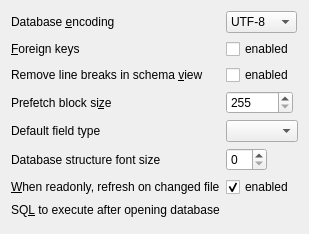
     <widget class="QWidget" name="tab">
      <attribute name="title">
       <string>&amp;Database</string>
      </attribute>
      <layout class="QVBoxLayout" name="verticalLayout_10">
       <item>
        <layout class="QFormLayout" name="formLayout">
         <property name="fieldGrowthPolicy">
          <enum>QFormLayout::FieldsStayAtSizeHint</enum>
         </property>
         <item row="0" column="0">
          <widget class="QLabel" name="label">
           <property name="text">
            <string>Database &amp;encoding</string>
           </property>
           <property name="buddy">
            <cstring>encodingComboBox</cstring>
           </property>
          </widget>
         </item>
         <item row="1" column="0">
          <widget class="QLabel" name="label_5">
           <property name="toolTip">
            <string>Open databases with foreign keys enabled.</string>
           </property>
           <property name="text">
            <string>&amp;Foreign keys</string>
           </property>
           <property name="buddy">
            <cstring>foreignKeysCheckBox</cstring>
           </property>
          </widget>
         </item>
         <item row="2" column="0">
          <widget class="QLabel" name="label_8">
           <property name="text">
            <string>Remove line breaks in schema &amp;view</string>
           </property>
           <property name="buddy">
            <cstring>checkHideSchemaLinebreaks</cstring>
           </property>
          </widget>
         </item>
         <item row="3" column="0">
          <widget class="QLabel" name="label_2">
           <property name="text">
            <string>Prefetch block si&amp;ze</string>
           </property>
           <property name="buddy">
            <cstring>spinPrefetchSize</cstring>
           </property>
          </widget>
         </item>
         <item row="4" column="0">
          <widget class="QLabel" name="defaultFieldTypeLabel">
           <property name="text">
            <string>Default field type</string>
           </property>
           <property name="buddy">
            <cstring>defaultFieldTypeComboBox</cstring>
           </property>
          </widget>
         </item>
         <item row="4" column="1">
          <widget class="QComboBox" name="defaultFieldTypeComboBox"/>
         </item>
         <item row="3" column="1">
          <widget class="QSpinBox" name="spinPrefetchSize">
           <property name="correctionMode">
            <enum>QAbstractSpinBox::CorrectToNearestValue</enum>
           </property>
           <property name="minimum">
            <number>255</number>
           </property>
           <property name="maximum">
            <number>1000000</number>
           </property>
          </widget>
         </item>
         <item row="2" column="1">
          <widget class="QCheckBox" name="checkHideSchemaLinebreaks">
           <property name="toolTip">
            <string>When enabled, the line breaks in the Schema column of the DB Structure tab, dock and printed output are removed.</string>
           </property>
           <property name="text">
            <string>enabled</string>
           </property>
          </widget>
         </item>
         <item row="1" column="1">
          <widget class="QCheckBox" name="foreignKeysCheckBox">
           <property name="text">
            <string>enabled</string>
           </property>
          </widget>
         </item>
         <item row="0" column="1">
          <widget class="QComboBox" name="encodingComboBox">
           <item>
            <property name="text">
             <string notr="true">UTF-8</string>
            </property>
           </item>
           <item>
            <property name="text">
             <string notr="true">UTF-16</string>
            </property>
           </item>
          </widget>
         </item>
         <item row="5" column="0">
          <widget class="QLabel" name="label_26">
           <property name="text">
            <string>Database structure font size</string>
           </property>
           <property name="buddy">
            <cstring>spinStructureFontSize</cstring>
           </property>
          </widget>
         </item>
         <item row="5" column="1">
          <widget class="QSpinBox" name="spinStructureFontSize"/>
         </item>
         <item row="6" column="0">
          <widget class="QLabel" name="label_5">
           <property name="toolTip">
            <string>When the database is open in readonly mode, watch the database file and refresh when it is updated.</string>
           </property>
           <property name="text">
            <string>&amp;When readonly, refresh on changed file</string>
           </property>
           <property name="buddy">
            <cstring>watcherCheckBox</cstring>
           </property>
          </widget>
         </item>
       <item row="6" column="1">
        <widget class="QCheckBox" name="watcherCheckBox">
         <property name="text">
          <string>enabled</string>
         </property>
         <property name="checked">
          <bool>true</bool>
         </property>
        </widget>
       </item>
        </layout>
       </item>
       <item>
        <layout class="QVBoxLayout" name="verticalLayout_9">
         <item>
          <widget class="QLabel" name="labelDatabaseDefaultSqlText">
           <property name="text">
            <string>SQ&amp;L to execute after opening database</string>
           </property>
           <property name="buddy">
            <cstring>editDatabaseDefaultSqlText</cstring>
           </property>
          </widget>
         </item>
         <item>
          <widget class="SqlTextEdit" name="editDatabaseDefaultSqlText" native="true">
           <property name="minimumSize">
            <size>
             <width>20</width>
             <height>0</height>
            </size>
           </property>
           <property name="maximumSize">
            <size>
             <width>16777215</width>
             <height>16777215</height>
            </size>
           </property>
          </widget>
         </item>
        </layout>
       </item>
      </layout>
     </widget>
